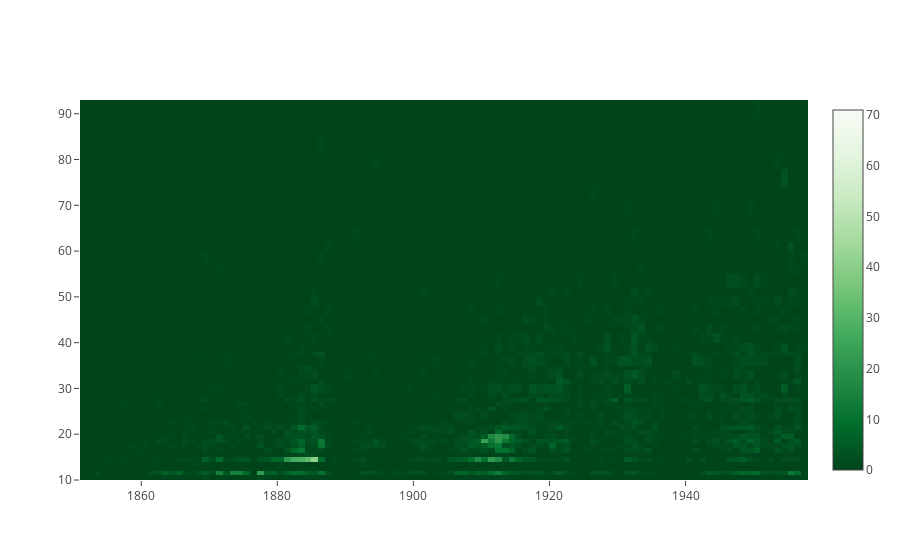

The cell this chart's notebook holds for it:
### Markdown cell above
# Part 2: Datashader <a class="anchor" id="ds"></a>

Datashader is a library from Anaconda that does away with the need for binning data. It takes in all of your datapoints, and based on the canvas and range returns a pixel-by-pixel calculations to come up with the best representation of the data. In short, this completely eliminates the need for binning your data. As an example, lets continue with our question above and look at a 2D histogram of YearBuilt vs NumFloors:

### Code cell
yearbins = 200
floorbins = 200
yearBuiltCut = pd.cut(ny['YearBuilt'], np.linspace(ny['YearBuilt'].min(), ny['YearBuilt'].max(), yearbins))
numFloorsCut = pd.cut(ny['NumFloors'], np.logspace(1, np.log(ny['NumFloors'].max()), floorbins))
xlabels = np.floor(np.linspace(ny['YearBuilt'].min(), ny['YearBuilt'].max(), yearbins))
ylabels = np.floor(np.logspace(1, np.log(ny['NumFloors'].max()), floorbins))
data = [
    go.Heatmap(z = ny.groupby([numFloorsCut, yearBuiltCut])['BBL'].count().unstack().fillna(0).values,
              colorscale = 'Greens', x = xlabels, y = ylabels)
]
# py.iplot(data, filename = 'datashader-2d-hist')    # requires plotly license
plotly.offline.iplot(data)                           # plot.ly Offline

### Figure 1 — Plotly figure (JSON) as saved in the notebook; plotly's stock layout.template omitted (floating-point values rounded to 4 significant figures; data arrays with more than 128 entries replaced by an {"elided": "..."} marker saying what was removed)
{"data": [{"colorscale": "Greens", "type": "heatmap", "x": {"elided": "200 int values"}, "y": {"elided": "200 int values"}, "z": {"elided": "51x129 int values"}}], "layout": {}}
